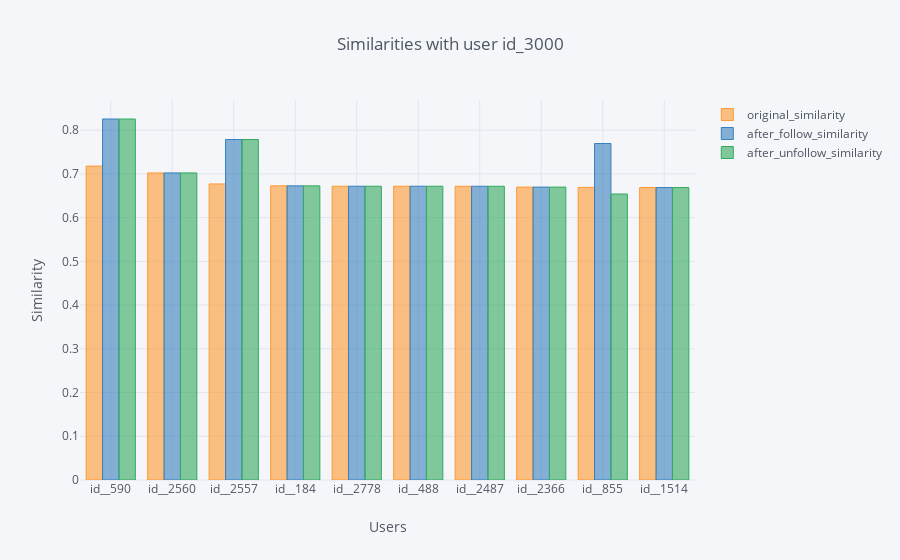

Notebook code cell kept with this figure:
### Code cell
final.iplot(kind='bar', x='plan_ori_id', title='Similarities with user id_3000', 
            yTitle='Similarity', xTitle='Users')

### Figure 1 — Plotly figure (JSON) as saved in the notebook; plotly's stock layout.template omitted (floating-point values rounded to 4 significant figures)
{"data": [{"marker": {"color": "rgba(255, 153, 51, 0.6)", "line": {"color": "rgba(255, 153, 51, 1.0)", "width": 1}}, "name": "original_similarity", "orientation": "v", "text": "", "type": "bar", "uid": "489f297a-af62-4f13-bfeb-efd9163f1dd0", "x": ["id__590", "id__2560", "id__2557", "id__184", "id__2778", "id__488", "id__2487", "id__2366", "id__855", "id__1514"], "y": [0.7179, 0.7022, 0.6771, 0.6726, 0.6718, 0.6718, 0.6717, 0.6698, 0.6691, 0.6688]}, {"marker": {"color": "rgba(55, 128, 191, 0.6)", "line": {"color": "rgba(55, 128, 191, 1.0)", "width": 1}}, "name": "after_follow_similarity", "orientation": "v", "text": "", "type": "bar", "uid": "5f48d39c-0587-49b5-8472-96904fe67b9f", "x": ["id__590", "id__2560", "id__2557", "id__184", "id__2778", "id__488", "id__2487", "id__2366", "id__855", "id__1514"], "y": [0.8256, 0.7022, 0.7786, 0.6726, 0.6718, 0.6718, 0.6717, 0.6698, 0.7694, 0.6688]}, {"marker": {"color": "rgba(50, 171, 96, 0.6)", "line": {"color": "rgba(50, 171, 96, 1.0)", "width": 1}}, "name": "after_unfollow_similarity", "orientation": "v", "text": "", "type": "bar", "uid": "179a2ac5-c14b-468f-8af3-750ccc1f3779", "x": ["id__590", "id__2560", "id__2557", "id__184", "id__2778", "id__488", "id__2487", "id__2366", "id__855", "id__1514"], "y": [0.8256, 0.7022, 0.7786, 0.6726, 0.6718, 0.6718, 0.6717, 0.6698, 0.654, 0.6688]}], "layout": {"legend": {"bgcolor": "#F5F6F9", "font": {"color": "#4D5663"}}, "paper_bgcolor": "#F5F6F9", "plot_bgcolor": "#F5F6F9", "title": {"font": {"color": "#4D5663"}, "text": "Similarities with user id_3000"}, "xaxis": {"gridcolor": "#E1E5ED", "showgrid": true, "tickfont": {"color": "#4D5663"}, "title": {"font": {"color": "#4D5663"}, "text": "Users"}, "zerolinecolor": "#E1E5ED"}, "yaxis": {"gridcolor": "#E1E5ED", "showgrid": true, "tickfont": {"color": "#4D5663"}, "title": {"font": {"color": "#4D5663"}, "text": "Similarity"}, "zerolinecolor": "#E1E5ED"}}}
